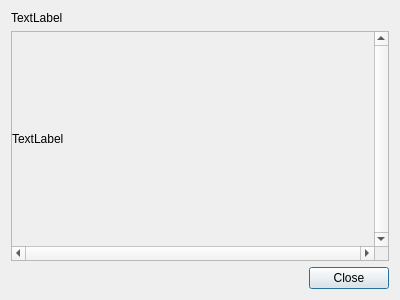
<?xml version="1.0" encoding="UTF-8"?>
<ui version="4.0">
 <class>ImagePreviewDialog</class>
 <widget class="QDialog" name="ImagePreviewDialog">
  <property name="geometry">
   <rect>
    <x>0</x>
    <y>0</y>
    <width>400</width>
    <height>300</height>
   </rect>
  </property>
  <property name="windowTitle">
   <string>Dialog</string>
  </property>
  <layout class="QVBoxLayout" name="verticalLayout">
   <item>
    <widget class="QLabel" name="label">
     <property name="text">
      <string>TextLabel</string>
     </property>
    </widget>
   </item>
   <item>
    <widget class="QScrollArea" name="scrollArea">
     <property name="verticalScrollBarPolicy">
      <enum>Qt::ScrollBarAlwaysOn</enum>
     </property>
     <property name="horizontalScrollBarPolicy">
      <enum>Qt::ScrollBarAlwaysOn</enum>
     </property>
     <property name="widgetResizable">
      <bool>true</bool>
     </property>
     <widget class="QWidget" name="scrollAreaWidgetContents">
      <property name="geometry">
       <rect>
        <x>0</x>
        <y>0</y>
        <width>369</width>
        <height>222</height>
       </rect>
      </property>
      <layout class="QHBoxLayout" name="horizontalLayout">
       <property name="spacing">
        <number>0</number>
       </property>
       <property name="margin">
        <number>0</number>
       </property>
       <item>
        <widget class="QLabel" name="imageLabel">
         <property name="sizePolicy">
          <sizepolicy hsizetype="Ignored" vsizetype="Ignored">
           <horstretch>0</horstretch>
           <verstretch>0</verstretch>
          </sizepolicy>
         </property>
         <property name="text">
          <string>TextLabel</string>
         </property>
         <property name="scaledContents">
          <bool>true</bool>
         </property>
        </widget>
       </item>
      </layout>
     </widget>
    </widget>
   </item>
   <item>
    <widget class="QDialogButtonBox" name="buttonBox">
     <property name="orientation">
      <enum>Qt::Horizontal</enum>
     </property>
     <property name="standardButtons">
      <set>QDialogButtonBox::Close</set>
     </property>
    </widget>
   </item>
  </layout>
 </widget>
 <resources/>
 <connections>
  <connection>
   <sender>buttonBox</sender>
   <signal>accepted()</signal>
   <receiver>ImagePreviewDialog</receiver>
   <slot>accept()</slot>
   <hints>
    <hint type="sourcelabel">
     <x>248</x>
     <y>254</y>
    </hint>
    <hint type="destinationlabel">
     <x>157</x>
     <y>274</y>
    </hint>
   </hints>
  </connection>
  <connection>
   <sender>buttonBox</sender>
   <signal>rejected()</signal>
   <receiver>ImagePreviewDialog</receiver>
   <slot>reject()</slot>
   <hints>
    <hint type="sourcelabel">
     <x>316</x>
     <y>260</y>
    </hint>
    <hint type="destinationlabel">
     <x>286</x>
     <y>274</y>
    </hint>
   </hints>
  </connection>
 </connections>
</ui>
